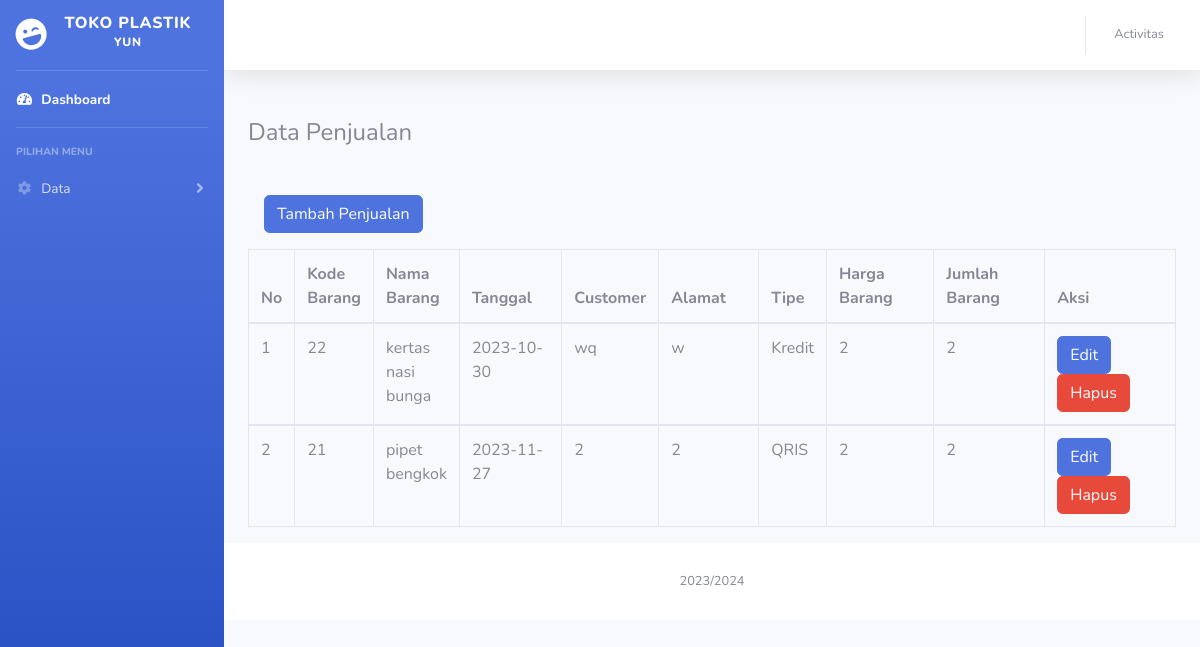
The app's page /index.php?penjualan=dataPenjualan with its own data.
### tables this page shows
CREATE TABLE `tb_penjualan` (
  `no_faktur` int(11) NOT NULL,
  `kd_brg` int(11) NOT NULL,
  `nama_brg` varchar(25) NOT NULL,
  `tanggal` date NOT NULL,
  `customer` varchar(25) NOT NULL,
  `alamat` varchar(100) NOT NULL,
  `tipe` varchar(25) NOT NULL,
  `harga_brg` int(11) NOT NULL,
  `jumlah_brg` varchar(11) NOT NULL
);

CREATE TABLE `tb_barang` (
  `kd_brg` int(11) NOT NULL,
  `nama_brg` varchar(255) NOT NULL,
  `tanggal` date NOT NULL,
  `jumlah_brg` int(11) NOT NULL,
  `harga_brg` int(11) NOT NULL,
  `total_byr` int(11) NOT NULL
);

### data/dataPenjualan.php (the view)
<div class="container">
        <br>
        <h4>Data Penjualan</h4>
        <table class="table table-bordered table-hover">
            <br>
            <nav>
                <a href="index.php?penjualan=tambahPenjualan" class="btn btn-primary m-3" role="button">Tambah Penjualan</a>
    </nav>
            <thead>
                <tr>
                    <th>No</th>
                    <th>Kode Barang</th>
                    <th>Nama Barang</th>
                    <th>Tanggal</th>
                    <th>Customer</th>
                    <th>Alamat</th>
                    <th>Tipe</th>
                    <th>Harga Barang</th>
                    <th>Jumlah Barang</th>
                    <th colspan='2'>Aksi</th>
                </tr>
            </thead>
            <?php
            include (__DIR__. "/../config/koneksi.php");
            $sql = "SELECT tb_barang.kd_brg, tb_barang.nama_brg, tb_penjualan.no_faktur,tb_penjualan.tanggal, tb_penjualan.customer, tb_penjualan.alamat, tb_penjualan.tipe, tb_penjualan.harga_brg, tb_penjualan.jumlah_brg
            FROM tb_barang
            INNER JOIN tb_penjualan ON tb_barang.kd_brg = tb_penjualan.kd_brg";
            $result = mysqli_query($koneksi, $sql);
            $no = 0;
            while ($data = mysqli_fetch_array($result)) {
                $no++;
            ?>
            <tbody>
                <tr>
                    <td ><?php echo $no; ?></td>
                    <td width=15><?php echo $data['kd_brg']; ?></td>
                    <td width=50><?php echo $data['nama_brg']; ?></td>
                    <td> <?php echo $data['tanggal']; ?></td>
                    <td> <?php echo $data['customer']; ?></td>
                    <td width=100> <?php echo $data['alamat']; ?></td>
                    <td><?php echo $data['tipe']; ?> </td>
                    <td> <?php echo $data['harga_brg']; ?></td>
                    <td><?php echo $data['jumlah_brg']; ?> </td>
                    <td>
                        <a href="index.php?penjualan=editPenjualan&no_faktur=<?php echo $data['no_faktur']; ?>" class="btn btn-primary" role="button">Edit</a>
                        <a href="index.php?penjualan=deletePenjualan&no_faktur=<?php echo $data['no_faktur']; ?>" class=" btn btn-danger" role="button">Hapus</a>
                    </td>
                </tr>
            </tbody>
            <?php
            }
            ?>
        </table>
     </div>

### records on screen
tb_penjualan: kd_brg.kd_brg "22", kd_brg.nama_brg "kertas nasi bunga", tanggal "2023-10-30", customer "wq", alamat "w", tipe "Kredit", harga_brg "2", jumlah_brg "2"
tb_penjualan: kd_brg.kd_brg "21", kd_brg.nama_brg "pipet bengkok", tanggal "2023-11-27", customer "2", alamat "2", tipe "QRIS", harga_brg "2", jumlah_brg "2"
